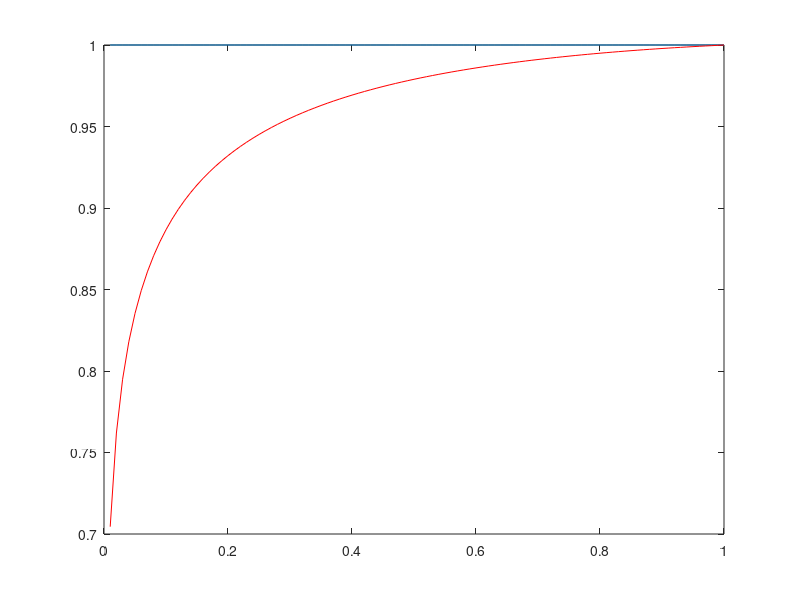

The MATLAB source for this figure:
% This code is to plot receiver operating characteristic curve for simple energy
% detection, when the primary signal is real Gaussian signal and noise is
% addive white real Gaussian. Here, the threshold is available
% analytically.
% Code written by: Sanket Kalamkar, Indian Institute of Technology Kanpur,
% India.


clc
close all
clear all
L = 1000;
snr_dB = -10; % SNR in decibels
snr = 10.^(snr_dB./10); % Linear Value of SNR
Pf = 0.01:0.01:1; % Pf = Probability of False Alarm
%% Simulation to plot Probability of Detection (Pd) vs. Probability of False Alarm (Pf) 
for m = 1:length(Pf)
    m
    i = 0;
    for kk=1:1000 % Number of Monte Carlo Simulations
      %n = randn(1,L); %AWGN noise with mean 0 and variance 1
      %s = sqrt(snr).*randn(1,L); % Real valued Gaussina Primary User Signal 
      %y = s + n; % Received signal at SU
      %%For PSK and CSCG
      n = 1/sqrt(2)*(randn(1,L)+j*randn(1,L)); 
      s = 1/sqrt(2)*sqrt(snr).*randn(1,L)+j*randn(1,L);
      y = s + n; % Received signal at SU
      
      energy = abs(y).^2; % Energy of received signal over N samples
      energy_fin =(1/L).*sum(energy); % Test Statistic for the energy detection
      thresh(m) = (qfuncinv(Pf(m))./sqrt(L))+ 1; % Theoretical value of Threshold, refer, Sensing Throughput Tradeoff in Cognitive Radio, Y. C. Liang
      %thresh(m) = (qfuncinv(Pf(m))*sqrt(2*L)+L);
      if(energy_fin >= thresh(m))  % Check whether the received energy is greater than threshold, if so, increment Pd (Probability of detection) counter by 1
        i = i+1;
      end
   end
  Pd(m) = i/kk; 
end
plot(Pf, Pd)
hold on
%% Theroretical ecpression of Probability of Detection; refer above reference.
thresh = (qfuncinv(Pf)./sqrt(L))+ 1;
Pd_the = qfunc(((thresh - (snr + 1)).*sqrt(L))./(sqrt(2).*(snr + 1)));
plot(Pf, Pd_the, 'r')
hold on
